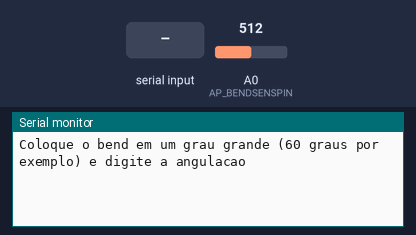
A sketch run on a simulated Arduino Uno, built with avr-gcc and run on an emulated ATmega328P. Parts: the last lines printed to the serial monitor. The test bench sets the inputs (shaded band); at power-on: A0 (AP_BENDSENSPIN) = 512.

Above: at 0.9 s.
1.0 s: "90,45\n" received over Serial
At 2.3 s:
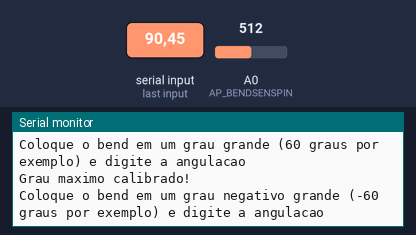
2.6 s: "30,150\n" received over Serial
At 3.6 s:
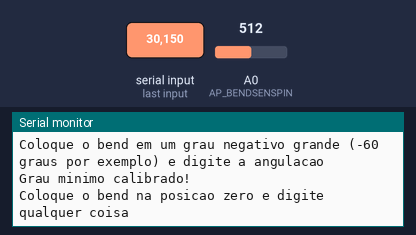
4.2 s: "5\n" received over Serial
At 4.8 s:
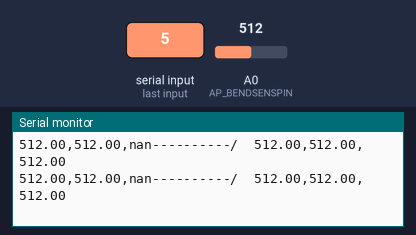
5.7 s: A0 (AP_BENDSENSPIN) set to 1023
At 6.4 s:
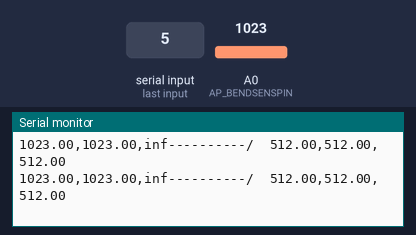
11.7 s: A0 (AP_BENDSENSPIN) set to 984
At 12.2 s:
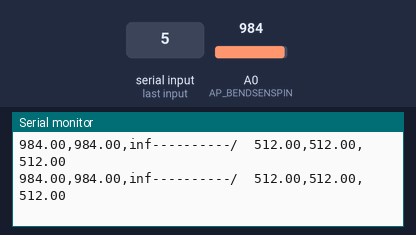
Timing chart, 0 to 14.2 s (numbered marks = the images above; inputs shaded):
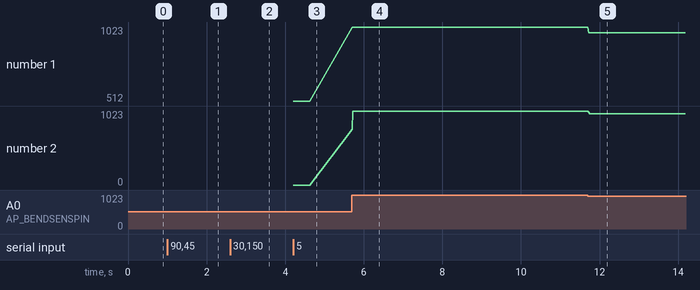

The sketch:

Bend_Sensor_Com_Calibracao.ino
```cpp
#include <SensorBend.h>
#include <Csuporte.h>

#define AP_BENDSENSPIN A0       //Pino do Bend sensor


SensorBend bend(AP_BENDSENSPIN);


void setup(){
  Serial.begin(115200);
  char junk = ' ';

  // Calibração --------------------------------------------------------------------------------

  Serial.println("Coloque o bend em um grau grande (60 graus por exemplo) e digite a angulacao");
  bend.calibraComoMaximo(getFloatFromSerialMonitor());
  Serial.println("Grau maximo calibrado!");


  Serial.println("Coloque o bend em um grau negativo grande (-60 graus por exemplo) e digite a angulacao");
  bend.calibraComoMinimo(getFloatFromSerialMonitor());
  Serial.println("Grau minimo calibrado!");

  Serial.println("Coloque o bend na posicao zero e digite qualquer coisa");
  Serial.flush(); //flush all previous received and transmitted data
  while(!Serial.available()) ; // hang program until a byte is received notice the ; after the while()
  bend.calibraComoZero();
  Serial.println("Grau zero calibrado!");


}

void loop(){
    bend.atualizaBend();

    Serial.print(bend.getGrauBendRaw());
    Serial.print(",");
    Serial.print(bend.getGrauBendMedia());
    Serial.print(",");
    Serial.print(bend.getGrauBend());
    Serial.print("----------/  ");
    Serial.print(bend.getCalibrAnalogMax());
    Serial.print(",");
    Serial.print(bend.getCalibrAnalogMin());
    Serial.print(",");
    Serial.println(bend.getCalibrAnalogZero());

    delay(20);
}


float getFloatFromSerialMonitor(){
  char inData[20];
  float f=0;
  int x=0;
  while (x<1){
      String str;
      if (Serial.available()) {
        delay(100);
        int i=0;
        while (Serial.available() > 0) {
         char  inByte = Serial.read();
          str=str+inByte;
          inData[i]=inByte;
          i+=1;
          x=2;
        }
        f = atof(inData);
        memset(inData, 0, sizeof(inData));
      }
    }//END WHILE X<1
    return f;
  }
```

Measured:
- after the input at 1.0 s, the serial monitor: prints a new line after 0.10 s (image 1)
- after the input at 2.6 s, the serial monitor: prints a new line after 0.10 s (image 2)
- after the input at 4.2 s, the serial monitor: prints a new line at once (image 3)
- after the input at 5.7 s, the serial monitor: prints a new line at once (image 4)
- after the input at 11.7 s, the serial monitor: prints a new line at once (image 5)
- plotted number 1: 512 → 1023 after the input at 5.7 s, 1023 → 984 after the input at 11.7 s
- plotted number 2: 0 → 1023 after the input at 5.7 s, 1023 → 984 after the input at 11.7 s
